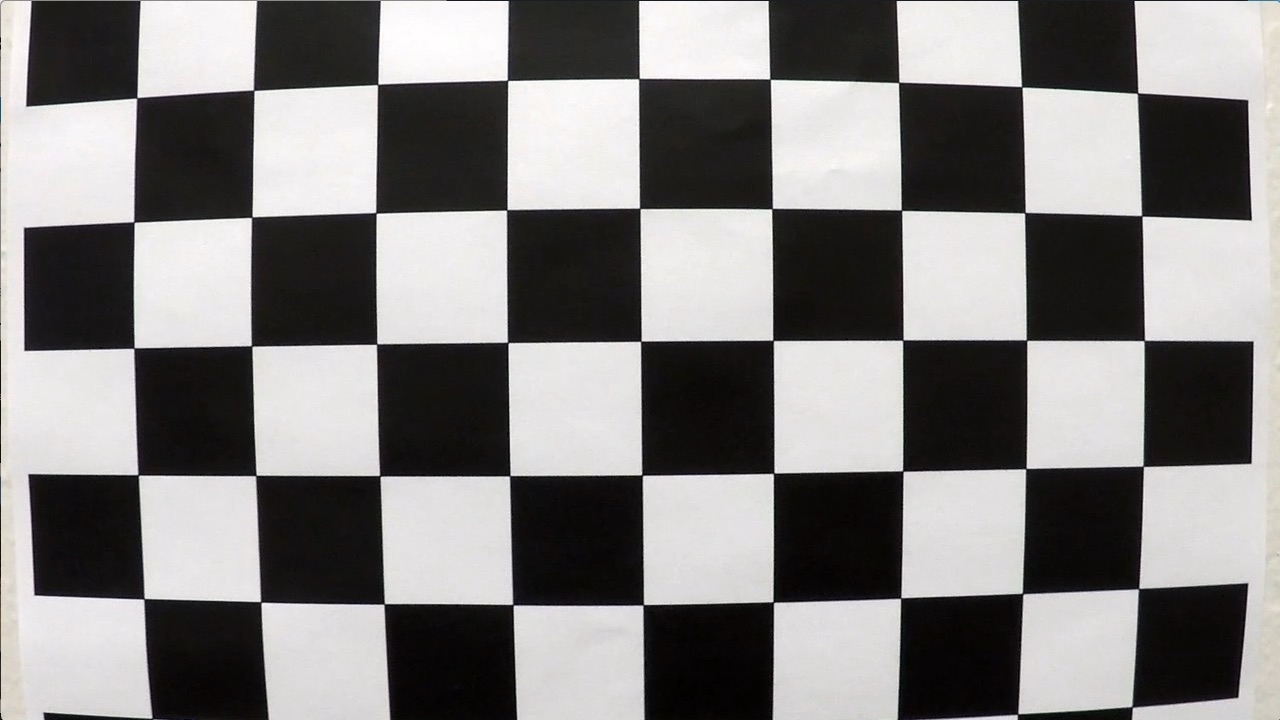
#> input picture camera_cal/outlier/calibration1.jpg, 1280 x 720 px; its folder holds only this picture in this run
$ python -i functions.py   (imports and definitions only)   (older library calls are emulated)
#> lines starting #> are read from the running program, lines starting #| are printed output that depends on the picture; after the words box and inside, x2 and y2 are one past the last pixel; in counts of white or black regions, pixels touching at a corner belong together
import numpy as np
import cv2
import matplotlib.pyplot as plt
import matplotlib.image as mpimg
import pickle
import glob


# Define a class to receive the characteristics of each line detection
class Line():
    # [54 lines left out: functions __init__, update, not called in this run]
                # Don't update values


def abs_sobel_thresh(gray, orient, sobel_kernel, thresh):

    # Apply x or y gradient with the OpenCV Sobel() function
    # and take the absolute value
    if orient == 'x':
        abs_sobel = np.absolute(cv2.Sobel(gray, cv2.CV_64F, 1, 0, ksize=sobel_kernel))
    if orient == 'y':
        abs_sobel = np.absolute(cv2.Sobel(gray, cv2.CV_64F, 0, 1, ksize=sobel_kernel))
    # Rescale back to 8 bit integer
    scaled_sobel = np.uint8(255*abs_sobel/np.max(abs_sobel))
    # Create a copy and apply the threshold
    binary_output = np.zeros_like(scaled_sobel)
    # Here I'm using inclusive (>=, <=) thresholds, but exclusive is ok too
    binary_output[(scaled_sobel >= thresh[0]) & (scaled_sobel <= thresh[1])] = 1

    # Return the result
    return binary_output

def mag_thresh(gray, sobel_kernel=3, mag_thresh=(0, 255)):

    # Apply the following steps to img
    # 1) Convert to grayscale
    # gray = cv2.cvtColor(gray, cv2.COLOR_RGB2GRAY)
    # 2) Take the gradient in x and y separately
    sobelx = cv2.Sobel(gray, cv2.CV_64F, 1, 0, ksize=sobel_kernel)
    sobely = cv2.Sobel(gray, cv2.CV_64F, 0, 1, ksize=sobel_kernel)
    # 3) Calculate the magnitude
    mag = np.sqrt(np.square(sobelx) + np.square(sobely))
    # 4) Scale to 8-bit (0 - 255) and convert to type = np.uint8
    mag = np.uint8(255*mag/np.max(mag))
    # 5) Create a binary mask where mag thresholds are met
    binary_output = np.zeros_like(mag)
    binary_output[(mag>mag_thresh[0]) & (mag<mag_thresh[1])] = 1
    # 6) Return this mask as your binary_output image
    #binary_output = np.copy(img) # Remove this line
    return binary_output

def dir_thresh(gray, sobel_kernel=3, thresh=(0, np.pi/2)):

    thresh = np.radians(thresh)
    # Apply the following steps to img
    # 1) Convert to grayscale
    # gray = cv2.cvtColor(img, cv2.COLOR_RGB2GRAY)
    # 2) Take the gradient in x and y separately
    sobelx = cv2.Sobel(gray, cv2.CV_64F, 1, 0, ksize=sobel_kernel)
    sobely = cv2.Sobel(gray, cv2.CV_64F, 0, 1, ksize=sobel_kernel)
    # 3) Take the absolute value of the x and y gradients
    abs_sobelx = np.abs(sobelx)
    abs_sobely = np.abs(sobely)
    # 4) Use np.arctan2(abs_sobely, abs_sobelx) to calculate the direction of the gradient
    theta = np.arctan2(abs_sobely, abs_sobelx)
    # 5) Create a binary mask where direction thresholds are met
    binary_output = np.zeros_like(gray)
    binary_output[((theta > thresh[0]) & (theta < thresh[1]))] = 1
    # 6) Return this mask as your binary_output image
    #binary_output = np.copy(img) # Remove this line
    return binary_output


def window_mask(width, height, img_ref, center,level):
    output = np.zeros_like(img_ref)
    output[int(img_ref.shape[0]-(level+1)*height):int(img_ref.shape[0]-level*height),max(0,int(center-width/2)):min(int(center+width/2),img_ref.shape[1])] = 1
    return output

def find_window_centroids(warped, window_width, window_height, margin):

    window_centroids = [] # Store the (left,right) window centroid positions per level
    window = np.ones(window_width) # Create our window template that we will use for convolutions

    # First find the two starting positions for the left and right lane by using np.sum to get the vertical image slice
    # and then np.convolve the vertical image slice with the window template

    # Sum quarter bottom of image to get slice, could use a different ratio
    desired_frac = 1/3
    frac = 1 - desired_frac
    l_sum = np.sum(warped[int(frac*warped.shape[0]):,:int(warped.shape[1]/2)], axis=0)
    l_center = np.argmax(np.convolve(window,l_sum))-window_width/2
    r_sum = np.sum(warped[int(frac*warped.shape[0]):,int(warped.shape[1]/2):], axis=0)
    r_center = np.argmax(np.convolve(window,r_sum))-window_width/2+int(warped.shape[1]/2)

    # Add what we found for the first layer
    window_centroids.append((l_center,r_center))

    # Go through each layer looking for max pixel locations
    for level in range(1,(int)(warped.shape[0]/window_height)):
        # convolve the window into the vertical slice of the image
        image_layer = np.sum(warped[int(warped.shape[0]-(level+1)*window_height):int(warped.shape[0]-level*window_height),:], axis=0)
        conv_signal = np.convolve(window, image_layer)
        # Find the best left centroid by using past left center as a reference
        # Use window_width/2 as offset because convolution signal reference is at right side of window, not center of window
        offset = window_width/2
        l_min_index = int(max(l_center+offset-margin,0))
        l_max_index = int(min(l_center+offset+margin,warped.shape[1]))

        if (np.max(conv_signal[l_min_index:l_max_index]) > 0):
            l_center = np.argmax(conv_signal[l_min_index:l_max_index])+l_min_index-offset
        else:
            l_center = int((l_max_index + l_min_index)/2) - offset
        # Find the best right centroid by using past right center as a reference
        r_min_index = int(max(r_center+offset-margin,0))
        r_max_index = int(min(r_center+offset+margin,warped.shape[1]))

        if (np.max(conv_signal[r_min_index:r_max_index]) > 0):
            r_center = np.argmax(conv_signal[r_min_index:r_max_index])+r_min_index-offset
        else:
            r_center = int((r_max_index+r_min_index)/2)-offset
        # Add what we found for that layer
        window_centroids.append((l_center,r_center))

    return window_centroids

def process_image(img):

    # line = Line()

    with open('calibparams.pickle', 'rb') as handle:
#> (reads camera_cal/calibparams.pickle from the repository)
        K = pickle.load(handle)
    mtx = K['mtx']
    dist = K['dist']
    newcameramtx = K['newcameramtx']
    roi = K['roi']

    # Undistort image
    dst = cv2.undistort(img, mtx, dist, None, newcameramtx)
    x,y,w,h = roi
    dst = dst[y:y+h, x:x+w]
#> dst: shape (628, 1212, 3)
    undistorted_img = dst

    # Threshold image

    ksize = 3

    hls = cv2.cvtColor(undistorted_img, cv2.COLOR_RGB2HLS)
#> hls: shape (628, 1212, 3); mean of channels 0, 1, 2 80.2, 129, 21.6
    H = hls[:,:,0]
    L = hls[:,:,1]
    S = hls[:,:,2]

    gray = S

    gradx = abs_sobel_thresh(gray, orient='x', sobel_kernel=ksize, thresh=(30, 100))#(50, 255))
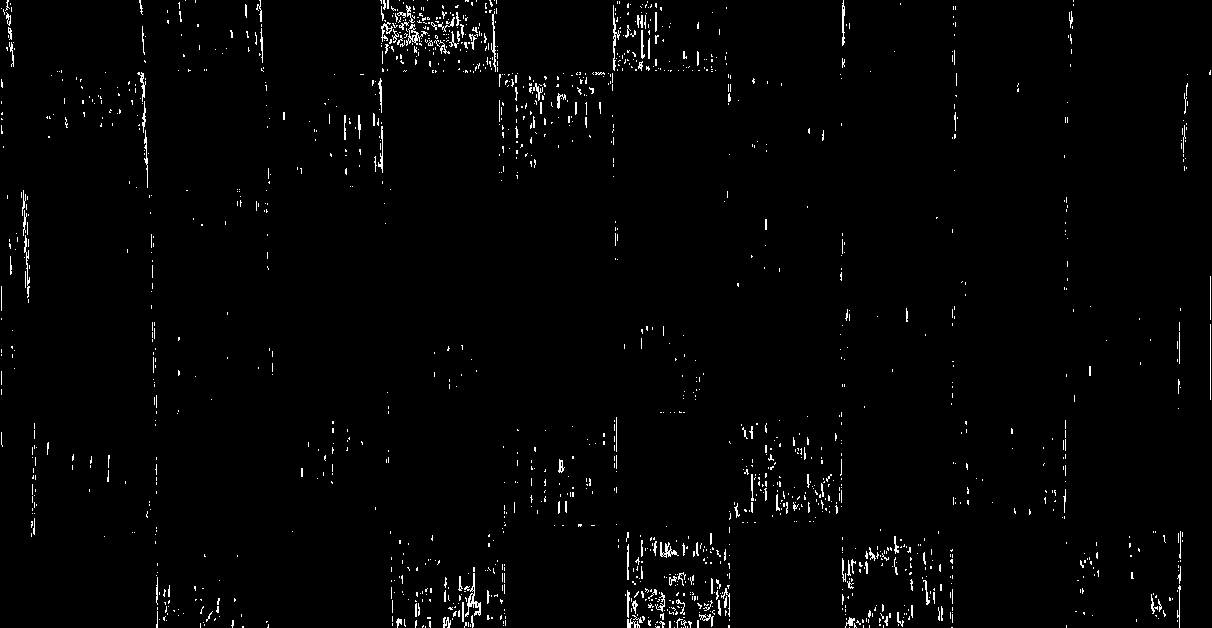
#> gradx: shape (628, 1212); values 0 (black) and 1 (white), 1.7% white in thin lines or dots
    grady = abs_sobel_thresh(gray, orient='y', sobel_kernel=ksize, thresh=(30, 100))#(100, 255))
#> grady: shape (628, 1212); values 0 (black) and 1 (white), 1.4% white in thin lines or dots
    mag_binary = mag_thresh(gray, sobel_kernel=ksize, mag_thresh=(30, 255))#(70, 255))
#> mag_binary: shape (628, 1212); values 0 (black) and 1 (white), 2.8% white in thin lines or dots
    dir_binary = dir_thresh(gray,  sobel_kernel=ksize, thresh=(30, 60)) #(45, 57, 120, 140)) #np.pi/2))
#> in dir_thresh, `theta = np.arctan2(abs_sobely, abs_sobelx)`:
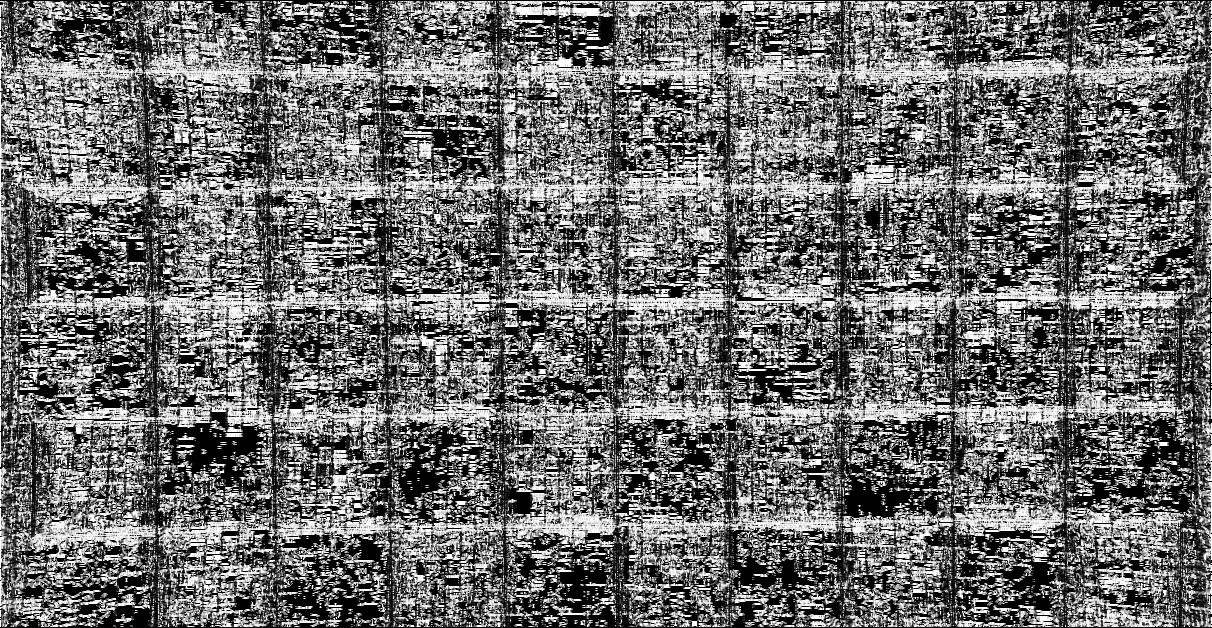
#> theta: shape (628, 1212) float64; min 0, max 1.57, mean 0.679; drawn with min black and max white
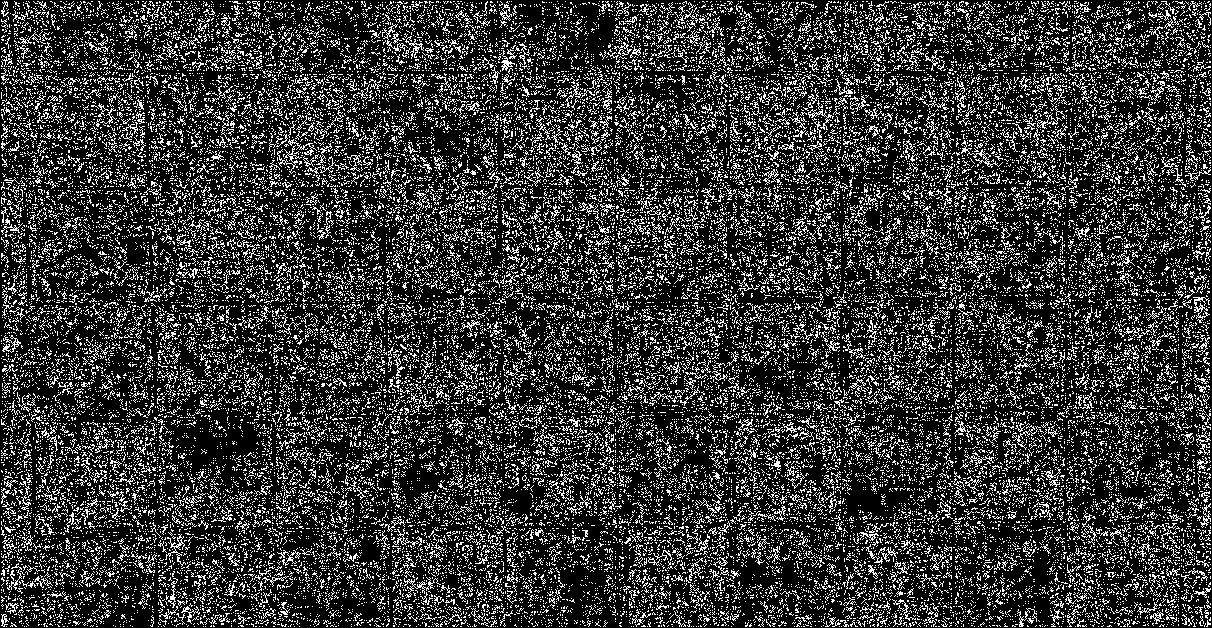
#> dir_binary: shape (628, 1212); values 0 (black) and 1 (white), 21.2% white in thin lines or dots

    combined = gradx #mag_binary
    combined = np.zeros_like(dir_binary)
    combined[((mag_binary == 1) & (dir_binary == 1))] = 1  #[((gradx == 1) | (grady == 1)) & ((mag_binary == 1) | (dir_binary == 1))] = 1

    # # Plot the result
    # f, (ax1) = plt.subplots(1, 1, figsize=(12, 9))
    # plt.imshow(combined, cmap='gray')
    # plt.title('Thresholded Gradient') #, fontsize=50)

    # plt.show()

    # Perspective transform

    img_size = gray.shape[::-1]
#> img_size = (1212, 628)

    s = 30
    l = 10

    src= np.float32([[540, 400],
                     [210, 580.],
                     [1050, 580.],
                     [690, 400]])

    # src = np.float32(   [[(img_size[0] / 2) - 55 - l, img_size[1] / 2 + 100],
    #                     [((img_size[0] / 6) - 10 - s), img_size[1]],
    #                     [((img_size[0] * 5 / 6) + 60 + s), img_size[1]],
    #                     [(img_size[0] / 2 + 55 + l), img_size[1] / 2 + 100]])

    dst = np.float32(   [[(img_size[0] / 4), 0],
                        [(img_size[0] / 4), img_size[1]],
                        [(img_size[0] * 3 / 4), img_size[1]],
                        [(img_size[0] * 3 / 4), 0]])

    # print(dst)

    M = cv2.getPerspectiveTransform(src, dst)
    Minv = cv2.getPerspectiveTransform(dst, src)
    warped = cv2.warpPerspective(combined, M, img_size, flags=cv2.INTER_LINEAR)
#> combined: shape (628, 1212); values 0 (black) and 1 (white), 0.43% white in thin lines or dots

    # [19 lines of commented-out code are left out]
    window_width = 50
    window_height = 80 # Break image into 9 vertical layers since image height is 720
    margin = 50 # How much to slide left and right for searching

    window_centroids = find_window_centroids(warped, window_width, window_height, margin)
#> warped: shape (628, 1212); values 0 (black) and 1 (white), 0.19% white in thin lines or dots, all inside (x1, y1, x2, y2) = (2, 162, 1144, 628)

    # If we found any window centers
    if len(window_centroids) > 0:

        # Points used to draw all the left and right windows
        l_points = np.zeros_like(warped)
        r_points = np.zeros_like(warped)

        # Go through each level and draw the windows
        for level in range(0,len(window_centroids)):
            # Window_mask is a function to draw window areas
            l_mask = window_mask(window_width,window_height,warped,window_centroids[level][0],level)
            r_mask = window_mask(window_width,window_height,warped,window_centroids[level][1],level)
            # Add graphic points from window mask here to total pixels found
            l_points[(l_points == 255) | ((l_mask == 1) ) ] = 255
            r_points[(r_points == 255) | ((r_mask == 1) ) ] = 255
#> l_points: shape (628, 1212); 3.7% white; 1 white region, box (x1, y1, x2, y2) and area: (495, 68, 574, 628) 28000
#> r_points: shape (628, 1212); 3.7% white; 1 white region, box (x1, y1, x2, y2) and area: (775, 68, 933, 628) 28000

        # Draw the results
        template = np.array(r_points+l_points,np.uint8) # add both left and right window pixels together
        zero_channel = np.zeros_like(template) # create a zero color channle
        template = np.array(cv2.merge((zero_channel,template,zero_channel)),np.uint8) # make window pixels green
        warpage = np.array(cv2.merge((warped,warped,warped)),np.uint8) # making the original road pixels 3 color channels
        output = cv2.addWeighted(warpage, 1, template, 0.5, 0.0) # overlay the orignal road image with window results

    # If no window centers found, just display orginal road image
    else:
        output = np.array(cv2.merge((warped,warped,warped)),np.uint8)


    y = np.linspace(int(window_height/2), gray.shape[0]-int(window_height/2), num = 7)
    y = y[::-1]
    window_centroids = np.array(window_centroids)
    xl = np.array(window_centroids[:,0])
#> xl = [521, 520, 526, 549, 549, 549, 549]
    xr = np.array(window_centroids[:,1])
#> xr = [824, 800, 836, 885, 908, 908, 908]

    # Display the final results
    warpedimg = cv2.warpPerspective(img, M, img_size, flags=cv2.INTER_LINEAR)
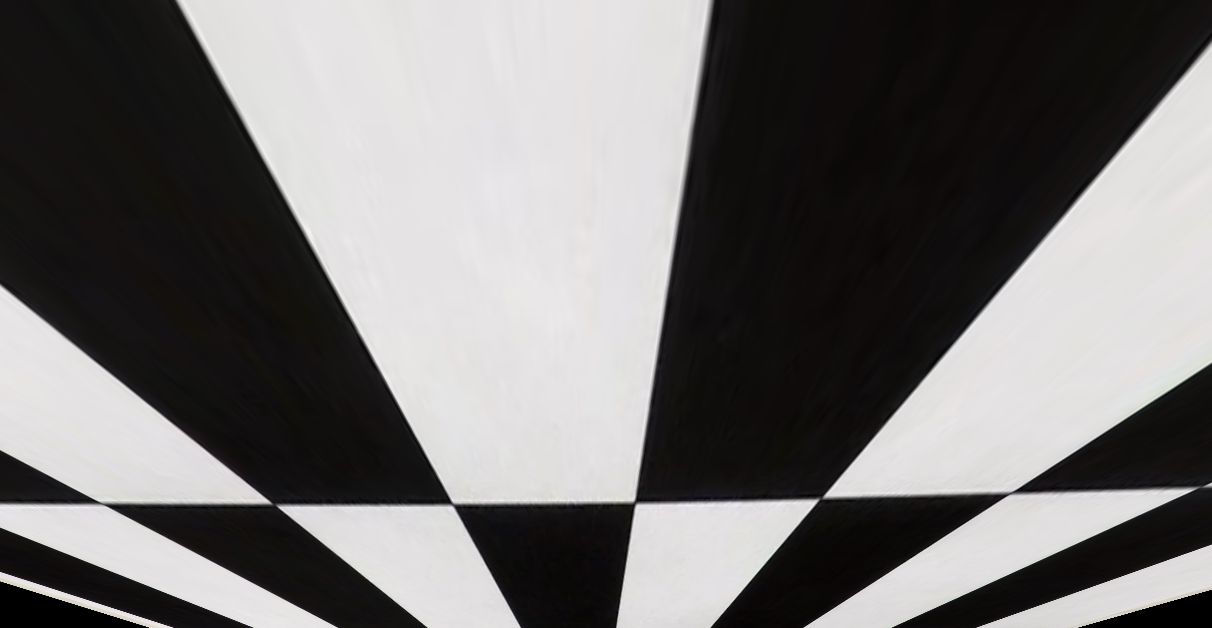
#> warpedimg: shape (628, 1212, 3); mean R, G, B 115.3, 113.6, 113.2
    # plt.imshow(warped, cmap='gray')
    # #plt.plot(xl, y, '.', markersize = 50)
    # plt.title('window fitting results')

    #plt.show()

    # Fit a second order polynomial to pixel positions in each fake lane line

    left_fit = np.polyfit(y, xl, 2)
    left_fitx = left_fit[0]*y**2 + left_fit[1]*y + left_fit[2]
    right_fit = np.polyfit(y, xr, 2)
    right_fitx = right_fit[0]*y**2 + right_fit[1]*y + right_fit[2]

    # [13 lines of commented-out code are left out]

    y_eval = gray.shape[0] #np.max(y)

    # Define conversions in x and y from pixels space to meters
    ym_per_pix = 3.0/72 # meters per pixel in y dimension
    xm_per_pix = 3.7/700 # meters per pixel in x dimension

    # Fit new polynomials to x,y in world space
    left_fit_cr = np.polyfit(y*ym_per_pix, xl*xm_per_pix, 2)
    right_fit_cr = np.polyfit(y*ym_per_pix, xr*xm_per_pix, 2)
    # Calculate the new radii of curvature
    left_curverad = ((1 + (2*left_fit_cr[0]*y_eval*ym_per_pix + left_fit_cr[1])**2)**1.5) / np.absolute(2*left_fit_cr[0])
    right_curverad = ((1 + (2*right_fit_cr[0]*y_eval*ym_per_pix + right_fit_cr[1])**2)**1.5) / np.absolute(2*right_fit_cr[0])
    curve = np.array([left_curverad, right_curverad])
    # Now our radius of curvature is in meters
    curvature = np.min(curve)
    # print('Radius of Curvature =', curvature, 'm')


    # Overlay
    midx = warped.shape[1]/2
    # print('midx =', midx)

    ploty = np.linspace(0, warped.shape[0]-1, warped.shape[0] )
    left_fitx = left_fit[0]*ploty**2 + left_fit[1]*ploty + left_fit[2]
    right_fitx = right_fit[0]*ploty**2 + right_fit[1]*ploty + right_fit[2]

    warp_zero = np.zeros_like(warped).astype(np.uint8)
    color_warp = np.dstack((warp_zero, warp_zero, warp_zero))

    pts_left = np.array([np.transpose(np.vstack([left_fitx, ploty]))])
    pts_right = np.array([np.flipud(np.transpose(np.vstack([right_fitx, ploty])))])
    pts = np.hstack((pts_left, pts_right))

    # Draw the lane onto the warped blank image
    cv2.fillPoly(color_warp, np.int_([pts]), (0,255, 0))
    newwarp = cv2.warpPerspective(color_warp, Minv, (undistorted_img.shape[1], undistorted_img.shape[0]))

    # Combine the result with the original image
    result = cv2.addWeighted(undistorted_img, 1, newwarp, 0.3, 0)
    xroi,yroi,wroi,hroi = roi
    result = result[yroi:yroi+hroi, xroi:xroi+wroi]
#> result: shape (578, 1175, 3)

    cv2.putText(result,'Radius of Curvature: %.2fm' % curvature,(20,40), cv2.FONT_HERSHEY_SIMPLEX, 1,(255,255,255),2)

    x_left_pix = left_fit[0]*(y_eval**2) + left_fit[1]*y_eval + left_fit[2]
    x_right_pix = right_fit[0]*(y_eval**2) + right_fit[1]*y_eval + right_fit[2]
    position_from_center = ((x_left_pix + x_right_pix)/2 - midx) * xm_per_pix
    if position_from_center < 0:
        position = 'left'
    else:
        position = 'right'
    cv2.putText(result,'Distance From Center: %.2fm %s' % (np.absolute(position_from_center), position),(20,80), cv2.FONT_HERSHEY_SIMPLEX, 1,(255,255,255),2)
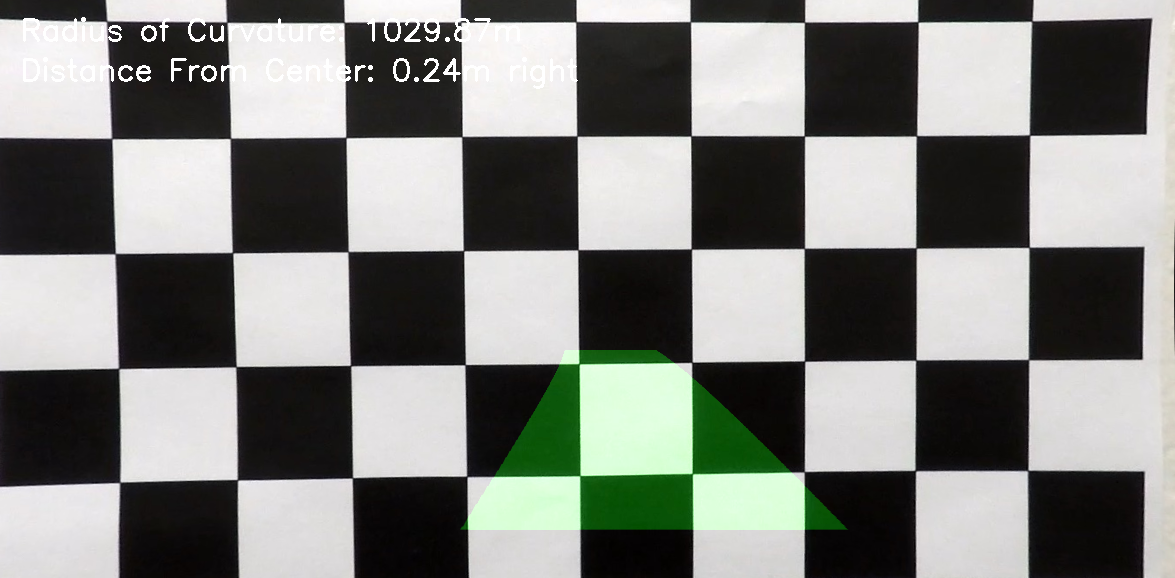
#> result: shape (578, 1175, 3); mean R, G, B 127.7, 129.5, 125.5

    # [37 lines of commented-out code are left out]
    cv2.destroyAllWindows()

    return result

>>> import cv2
>>> picture = cv2.cvtColor(cv2.imread('camera_cal/outlier/calibration1.jpg'), cv2.COLOR_BGR2RGB)
>>> result = process_image(picture)
